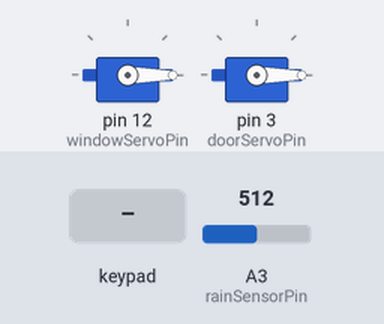
Recording of a sketch running on a simulated Arduino Uno, built with avr-gcc and run on an emulated ATmega328P. Parts: 2 × servo. Inputs (shaded band) come from the test bench; at power-on: A3 (rainSensorPin) = 512. What the sketch prints to the serial monitor is not drawn.

Above: at 1.2 s.
1.3 s: A3 (rainSensorPin) set to 493
At 1.72 s:
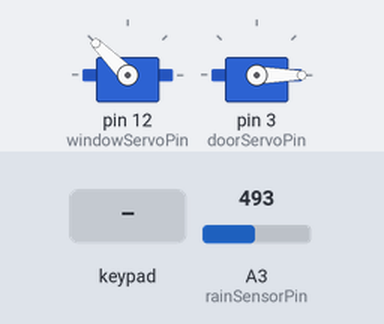
At 2.5 s:
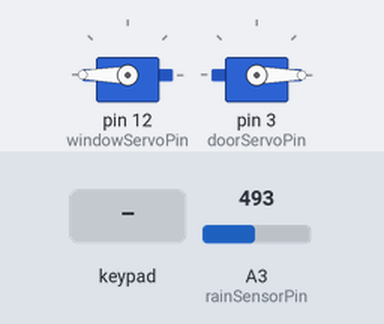
3.3 s: keypad keys 1 2 3 4 # pressed 0.4 s apart
At 6.2 s:
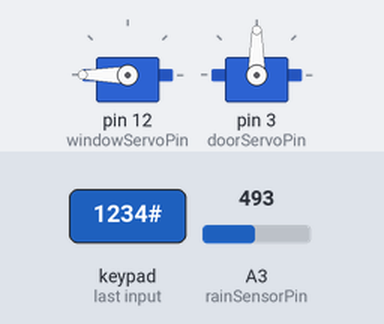
Timing chart, 0 to 11.9 s (numbered marks = the images above; inputs shaded):
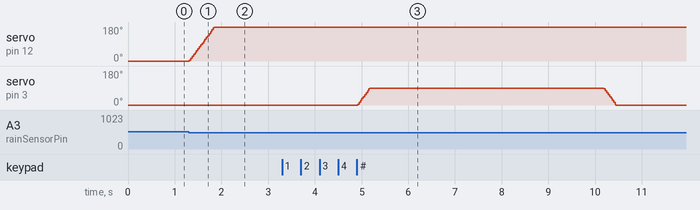

Measured:
- the behaviour switches between 502 and 501 on A3 (rainSensorPin) (found by bisection; images 0 and 1)
- after the input at 1.3 s, servo on pin 12 (windowServoPin): moves from 0° to 180° over 0.53 s, starting at once
- after the input at 3.3 s, servo on pin 3 (doorServoPin): rises from 0° to 90° in 0.26 s, then falls to 0° in 5.3 s

The sketch:

adruino_smart_home.ino
```cpp
#include <Servo.h>
#include <Keypad.h>

// ----- Window Servo Setup -----
Servo windowServo;
const int windowServoPin = 12;
int rainSensorPin = A3;
int rainValue;
bool isRaining = false;
unsigned long lastRainTime;

// ----- Door Servo Setup -----
Servo doorServo;
const int doorServoPin = 3;

// ----- Keypad Setup -----
const byte ROWS = 4;
const byte COLS = 4;
char keys[ROWS][COLS] = {
    {'1', 'A', '2', '3'},
    {'4', 'B', '5', '6'},
    {'7', 'C', '8', '9'},
    {'*', 'D', '0', '#'}
};

// Adjust pin numbers based on your wiring
byte rowPins[ROWS] = {4, 5, 6, 7};
byte colPins[COLS] = {8, 9, 10, 11};

Keypad keypad = Keypad(makeKeymap(keys), rowPins, colPins, ROWS, COLS);

// ----- Password Setup -----
const String password = "1234";
String inputPassword = "";

// ----- Timers -----
unsigned long doorUnlockTime = 0;
bool doorIsUnlocked = false;

void setup() {
    Serial.begin(9600);

    // Attach servos
    windowServo.attach(windowServoPin);
    doorServo.attach(doorServoPin);

    // Initial positions
    windowServo.write(0); // Open window initially
    doorServo.write(0);   // Lock door initially

    pinMode(rainSensorPin, INPUT);

    Serial.println("Enter 4-digit Password:");
}

void loop() {
    checkRainSensor(); // Monitor rain sensor & control window
    checkKeypad();     // Monitor keypad & control door
}

// ----- Rain Sensor Function -----
void checkRainSensor() {
    rainValue = map(analogRead(rainSensorPin), 0, 1023, 255, 0);

    if (rainValue > 130 && !isRaining) {
        // Close window
        moveServoSmooth(windowServo, 180);
        isRaining = true;
        lastRainTime = millis(); // Reset timer
    }
    else if (rainValue < 130 && isRaining) {
        // Wait 10 sec before reopening window
        if (millis() - lastRainTime >= 10000) {
            moveServoSmooth(windowServo, 0);
            isRaining = false;
        }
    }
    else {
        lastRainTime = millis(); // Keep resetting if still raining
    }
}

// ----- Keypad & Door Lock Function -----
void checkKeypad() {
    char key = keypad.getKey();

    if (key) {
        Serial.print(key);

        if (key == '#') { // Confirm password
            if (inputPassword.length() == 4) {
                Serial.println("\nEntered Password: " + inputPassword);
                if (inputPassword == password) {
                    unlockDoor();
                } else {
                    incorrectPassword();
                }
            } else {
                Serial.println("\n❌ Password must be 4 digits!");
            }
            inputPassword = "";
        }
        else if (key == '*') { // Clear input
            inputPassword = "";
            Serial.println("\n🔄 Password cleared.");
        }
        else if (inputPassword.length() < 4) { // Allow only 4 characters
            inputPassword += key;
        }
    }

    // Automatically lock the door after 5 seconds
    if (doorIsUnlocked && millis() - doorUnlockTime >= 5000) {
        lockDoor();
    }
}

void unlockDoor() {
    Serial.println("✅ Correct Password! Unlocking...");
    moveServoSmooth(doorServo, 90);
    doorUnlockTime = millis(); // Start unlock timer
    doorIsUnlocked = true;
}

void lockDoor() {
    Serial.println("🔒 Locking Door...");
    moveServoSmooth(doorServo, 0);
    doorIsUnlocked = false;
    Serial.println("Enter 4-digit Password:");
}

void incorrectPassword() {
    Serial.println("❌ Wrong Password! Try Again.");
}

// ----- Smooth Servo Movement -----
void moveServoSmooth(Servo &servo, int targetAngle) {
    int currentAngle = servo.read();
    int step = (targetAngle > currentAngle) ? 5 : -5;

    for (int pos = currentAngle; pos != targetAngle; pos += step) {
        servo.write(pos);
        delay(15); // Smooth movement
    }
    servo.write(targetAngle);
}
```
